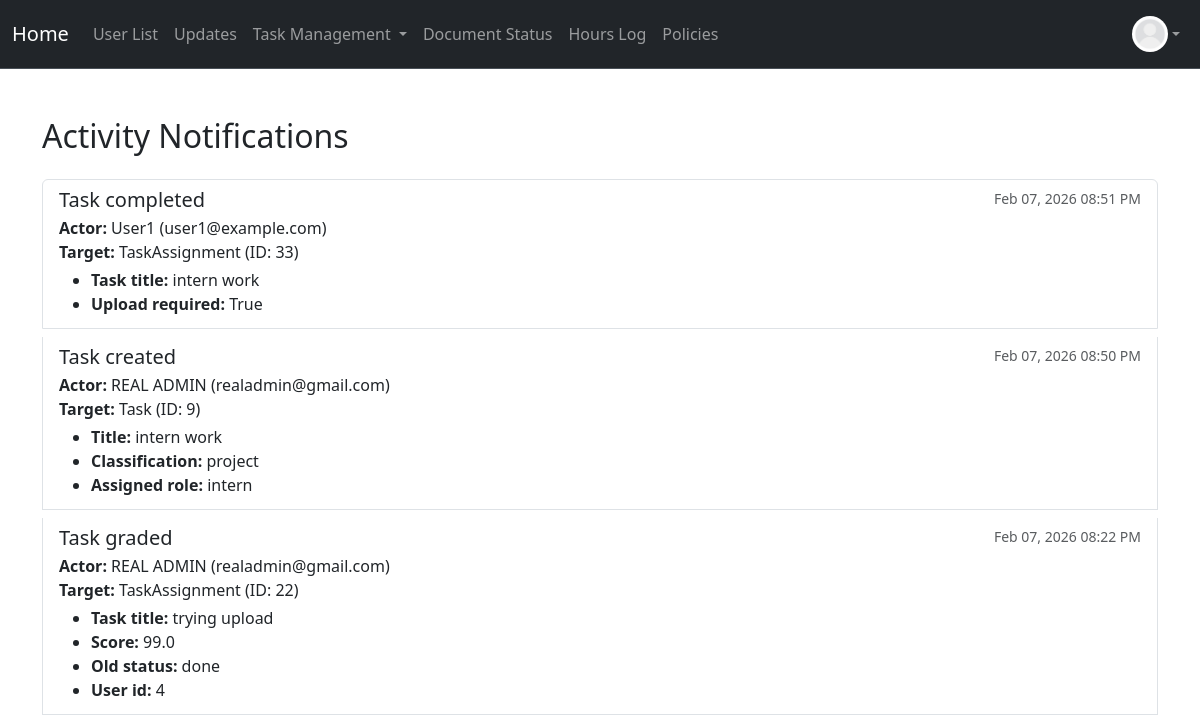
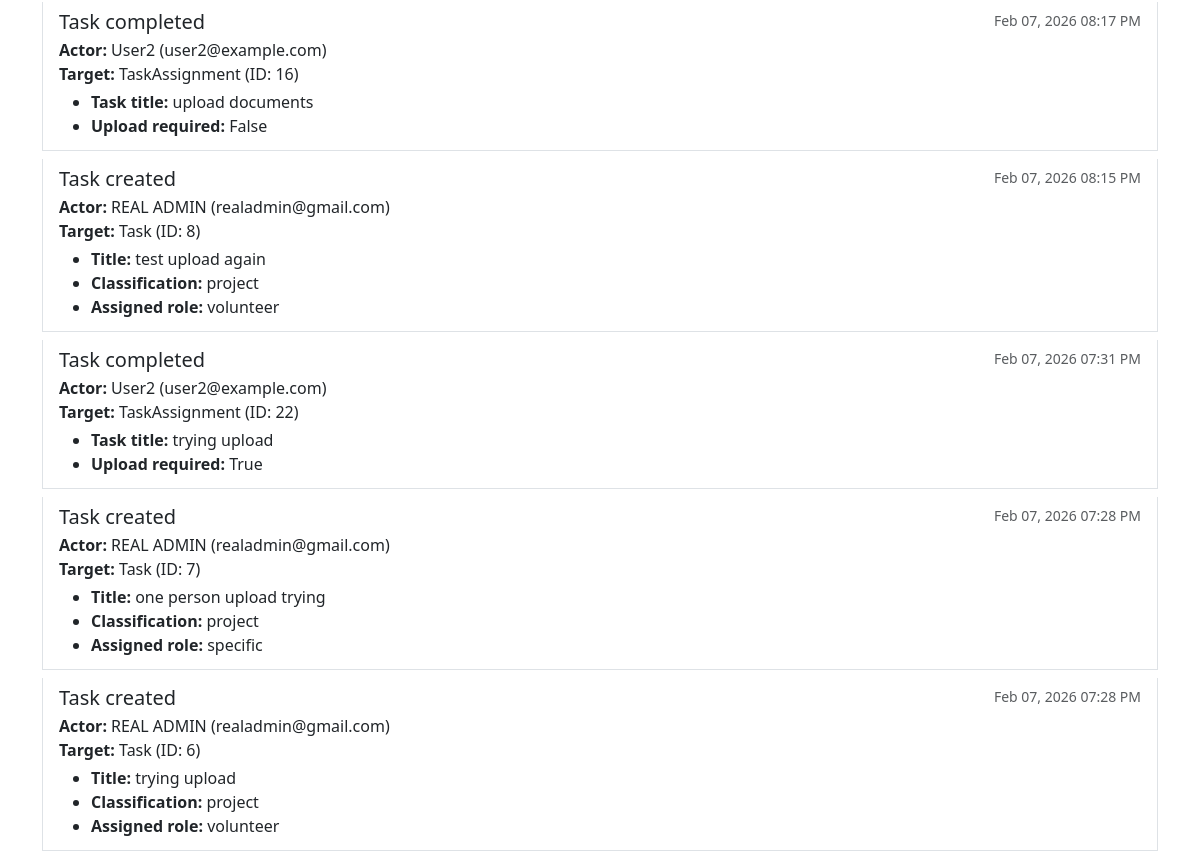
The page /notification (signed in, upper part) on the database as committed earlier (2 pictures, top to bottom).
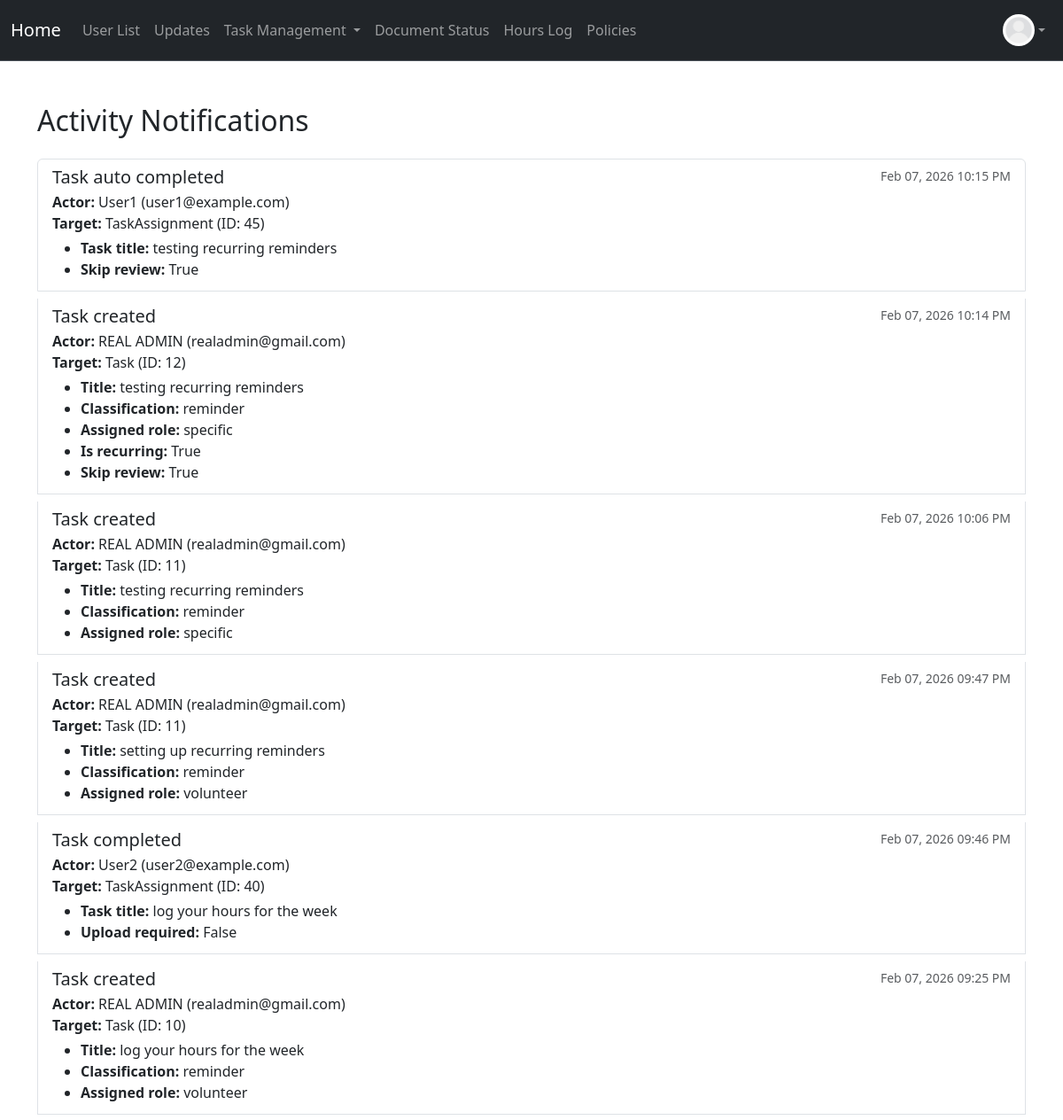
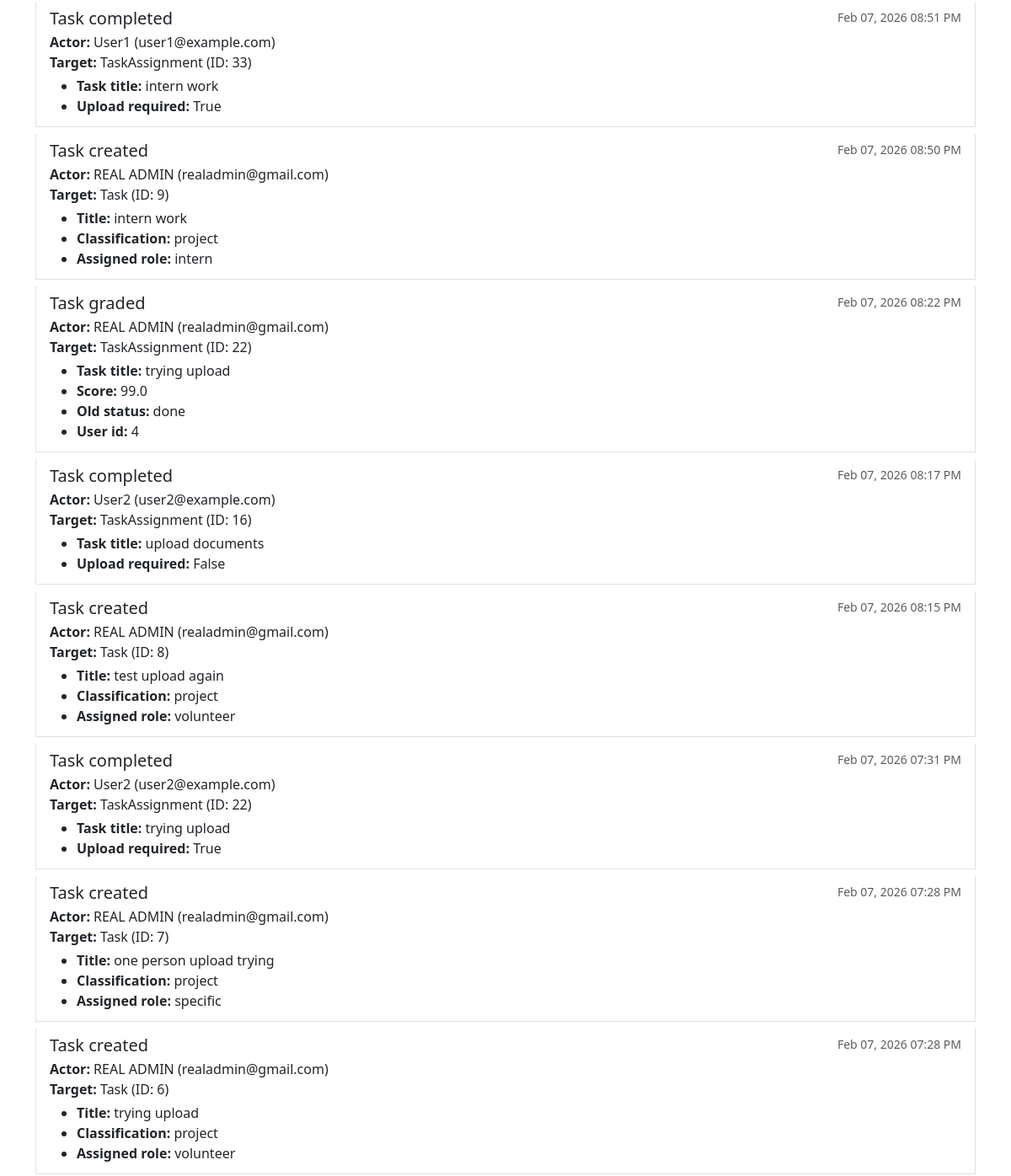
The same page on the database as committed later (2 pictures, top to bottom).
### project/models.py (models this page shows, shortened)
class ActivityLog(db.Model):
    __tablename__ = "activity_logs"
    id: Mapped[int] = mapped_column(primary_key=True)
    actor_id: Mapped[int] = mapped_column(db.ForeignKey("users.id"))
    actor = relationship("User")
    action: Mapped[str] = mapped_column()
    target_type: Mapped[str] = mapped_column()
    target_id: Mapped[int] = mapped_column()
    created_at: Mapped[datetime] = mapped_column(
        DateTime, server_default=func.now()
    )
    details: Mapped[dict] = mapped_column(JSON, nullable=True)

class User(db.Model, UserMixin):
    __tablename__ = 'users'
    id: Mapped[int] = mapped_column(primary_key=True)
    name: Mapped[str] = mapped_column()
    email: Mapped[str] = mapped_column(unique=True)
    address: Mapped[str] = mapped_column(default="None Provided")
    password_hash: Mapped[str] = mapped_column(db.String(128))
    date_created: Mapped[datetime] = mapped_column(DateTime, server_default=func.now())
    total_hours: Mapped[float] = mapped_column(default=0.0)
    picture: Mapped[str] = mapped_column(default="default.jpeg")
    role: Mapped[str] = mapped_column(default="user")  # "user", "volunteer", " intern", "board"
    hours: Mapped[List["Hours"]] = relationship("Hours", back_populates="user", cascade="all, delete-orphan")
    documents: Mapped[List["Document"]] = relationship("Document", back_populates="user", cascade="all, delete-orphan")
    task_assignments: Mapped[List["TaskAssignment"]] = relationship(
        "TaskAssignment",
        back_populates="user",
        cascade="all, delete-orphan"
    )

### app.py (the view)
@app.route("/notification")
@login_required
@permission_required('board')
def notification():
    logs = (
        ActivityLog.query
        .order_by(ActivityLog.created_at.desc())
        .limit(100)
        .all()
    )
    return render_template("notification.html", logs=logs)

### app.py (called while the page is built)
@app.context_processor
def inject_now():
    return {
        'now': datetime.now,
        'today': date.today
    }

### project/models.py (called while the page is built)
@login_manager.user_loader
def load_user(user_id):
    return User.query.get(user_id)

### project/templates/notification.html (shortened to what this page needs)
{% extends "base.html" %}
{% block content %}
<div class="container mt-5">
    <h2 class="mb-4">Activity Notifications</h2>
    {% if logs %}
        <div class="list-group">
            {% for log in logs %}
            <div class="list-group-item list-group-item-action flex-column align-items-start mb-2">
                <div class="d-flex w-100 justify-content-between">
                    <h5 class="mb-1">{{ log.action.replace('_', ' ') | capitalize }}</h5>
                    <small class="text-muted">{{ log.created_at.strftime('%b %d, %Y %I:%M %p') }}</small>
                </div>
                <p class="mb-1">
                    <strong>Actor:</strong> {{ log.actor.name }} ({{ log.actor.email }})<br>
                    <strong>Target:</strong> {{ log.target_type }} (ID: {{ log.target_id }})<br>
                </p>
                {% if log.details %}
                <ul class="mb-1">
                    {% for key, value in log.details.items() %}
                    <li><strong>{{ key | replace('_', ' ') | capitalize }}:</strong> {{ value }}</li>
                    {% endfor %}
                </ul>
                {% endif %}
            </div>
            {% endfor %}
        </div>
    {% else %}
        <p class="text-muted">No activity notifications to display.</p>
    {% endif %}
</div>
{% endblock %}

Rows that differ between the two databases and show on the page:
added ActivityLog: action.replace "Task auto completed", created_at "Feb 07, 2026 10:15 PM", actor.name "User1", actor.email "user1@example.com", target_type "TaskAssignment", target_id "45", key "Task title" "Skip review", details "testing recurring reminders" "True"
added ActivityLog: action.replace "Task created", created_at "Feb 07, 2026 10:14 PM", actor.name "REAL ADMIN", actor.email "realadmin@gmail.com", target_type "Task", target_id "12", key "Title" "Classification" "Assigned role" "Is recurring" "Skip review", details "testing recurring reminders" "reminder" "specific" "True" "True"
added ActivityLog: action.replace "Task created", created_at "Feb 07, 2026 10:06 PM", actor.name "REAL ADMIN", actor.email "realadmin@gmail.com", target_type "Task", target_id "11", key "Title" "Classification" "Assigned role", details "testing recurring reminders" "reminder" "specific"
added ActivityLog: action.replace "Task created", created_at "Feb 07, 2026 09:47 PM", actor.name "REAL ADMIN", actor.email "realadmin@gmail.com", target_type "Task", target_id "11", key "Title" "Classification" "Assigned role", details "setting up recurring reminders" "reminder" "volunteer"
added ActivityLog: action.replace "Task completed", created_at "Feb 07, 2026 09:46 PM", actor.name "User2", actor.email "user2@example.com", target_type "TaskAssignment", target_id "40", key "Task title" "Upload required", details "log your hours for the week" "False"
added ActivityLog: action.replace "Task created", created_at "Feb 07, 2026 09:25 PM", actor.name "REAL ADMIN", actor.email "realadmin@gmail.com", target_type "Task", target_id "10", key "Title" "Classification" "Assigned role", details "log your hours for the week" "reminder" "volunteer"
